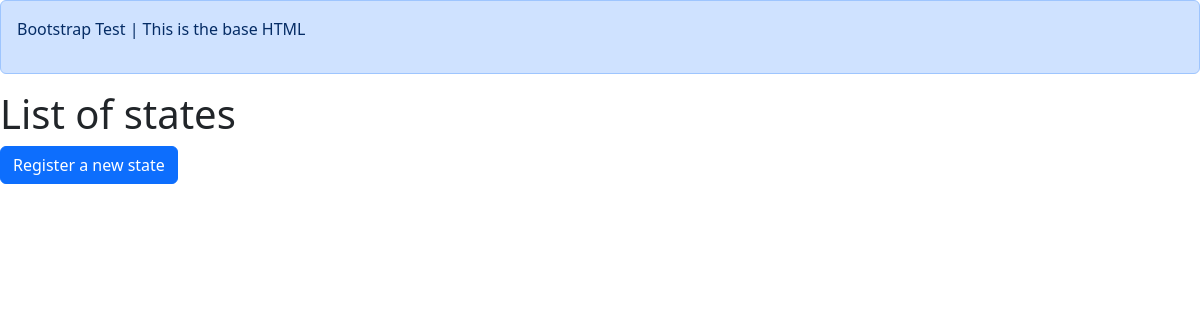
The page /states/ on the database as committed earlier.
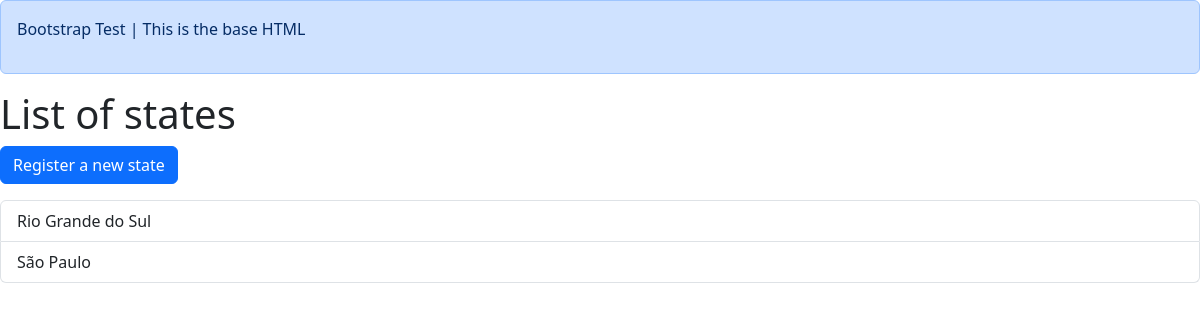
The same page on the database as committed later.
### cadastro/models.py (models this page shows, shortened)
class State(models.Model):
    name = models.CharField(max_length=100, unique=True)

### cadastro/views.py (the view)
# urls.py: path('states/', list_states, name='states'),
def list_states(request):
    states = State.objects.all().order_by('name')
    return render(
        request,
        template_name='states/list.html',
        context={'states': states}
    )

### cadastro/templates/states/list.html
{% extends 'base.html' %}
{% block container_div %}
<h1>List of states</h1>
<p><a class="btn btn-primary" href="{% url 'create_state' %}">Register a new state</a></p>
<ul class="list-group">
    {% for state in states %}
        <a class="list-group-item" href="{% url 'details_state' state.pk %}">{{ state.name }}</a>
    {% endfor %}
</ul>
{% endblock %}

Rows that differ between the two databases and show on the page:
added State: name "Rio Grande do Sul"
added State: name "São Paulo"
